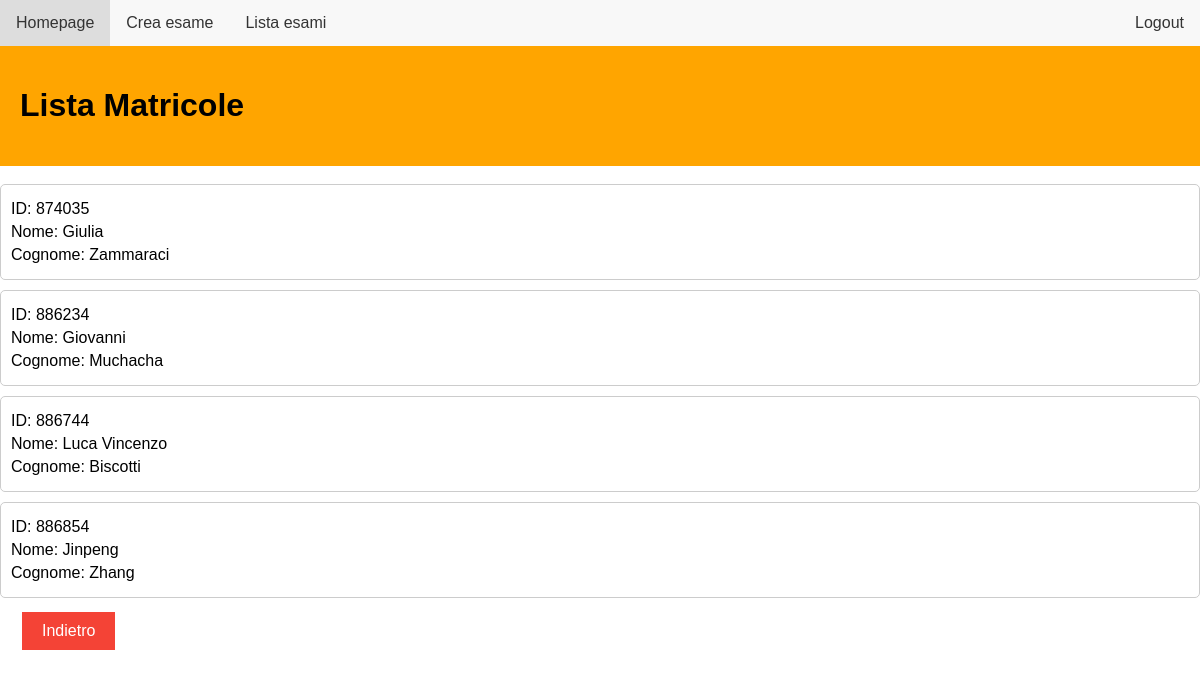
/search_student (signed in), run on an earlier commit of the app's database.
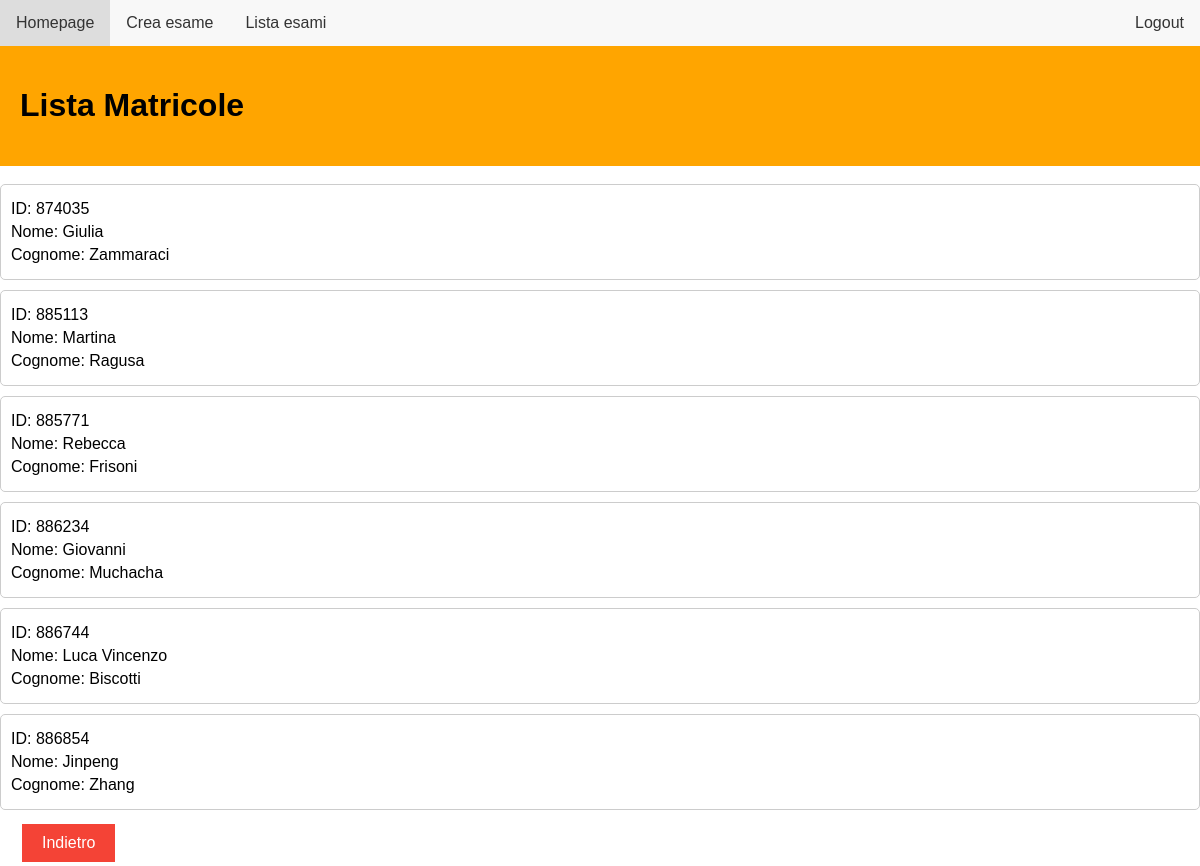
And on a later commit of the database.
### db_setup.py (models this page shows, shortened)
class Studente( db.Model):
    idS = db.Column(db.Integer, primary_key=True, unique = True)
    nome = db.Column(db.String(100))
    cognome = db.Column(db.String(100))

### routes.py (the view)
@bp.route('/search_student', methods=['GET', 'POST'])
@login_required
def search_student():
    from db_setup import Studente, Docente, db
    if request.method == 'POST':
        search_query = request.form['search']
        query = db.session.query(Studente).filter(Studente.idS.like('%'+search_query+'%')).all()
        lista_studenti = query
        user = Docente.query.get(current_user.idD)
        return flask.render_template('student_list.html', user=user, lista_studenti=lista_studenti)
    lista_studenti = db.session.query(Studente).all()
    user = Docente.query.get(current_user.idD)
    return flask.render_template('student_list.html', user=user, lista_studenti=lista_studenti)

### routes.py (called while the page is built)
@login_manager.user_loader
def load_user(user_id):
    from db_setup import Docente
    return Docente.query.get(user_id)

### app/templates/student_list.html (shortened to what this page needs)
<!DOCTYPE html>
<html lang="en">
<head>
    <link rel="stylesheet" href="../static/student.css">
    <link rel="stylesheet" href="../static/goback.css">
</head>
<body>
    <ul>
        <li><a href="{{ url_for('routes.homepage') }}">Homepage</a></li>
        <li><a href="{{ url_for('routes.create_exam') }}">Crea esame</a></li>
        <li><a href="{{ url_for('routes.view_exams') }}">Lista esami</a></li>
        <li style="float:right"><a href="{{ url_for('routes.login') }}">Logout</a></li>
    </ul>
    <div id="Matricola" class="w3-container">
        <h1>Lista Matricole</h1>
    </div>
    <br>
    <div id="Lista_Studenti"  class="student-list" style="position: relative;">
        {% for studente in lista_studenti %}
            <div class="student-info" onclick="window.location.href='{{url_for('routes.student_page', idS=studente.idS)}}'">
                <p>ID: {{ studente.idS }}</p>
                <p>Nome: {{ studente.nome }}</p>
                <p>Cognome: {{ studente.cognome }}</p>
            </div>
        {% endfor %}
    </div>
    <button id="goback" onclick="goBack()" class="button-goback">Indietro</button>
</body>
</html>

### app/static/student.css (style rules this page uses)
#Matricola, #Docente { background-color: orange; color: black; padding: 20px; }
body { font-family: Arial, sans-serif; margin: 0; padding: 0; }
ul { list-style-type: none; margin: 0; padding: 0; overflow: hidden; background-color: #f8f8f8; }
li { float: left; }
li a { display: block; color: #333; text-align: center; padding: 14px 16px; text-decoration: none; }
.student-info, .docente-info { border: 1px solid #ccc; padding: 10px; margin-bottom: 10px; }
.student-info p { margin: 5px 0; }
.student-list { position: relative; }
.student-info { cursor: pointer; padding: 10px; border: 1px solid #ccc; border-radius: 5px; margin-bottom: 10px; transition: background-color 0.3s; }

### app/static/goback.css (style rules this page uses)
.button-goback { background-color: #f44336; color: white; border: none; padding: 10px 20px; text-align: center; text-decoration: none; display: inline-block; font-size: 16px; margin: 4px 2px; cursor: pointer; position: relative; left: 20px; }

What changed in the data, as far as the page shows it:
added Studente: idS "885113", nome "Martina", cognome "Ragusa"
added Studente: idS "885771", nome "Rebecca", cognome "Frisoni"
